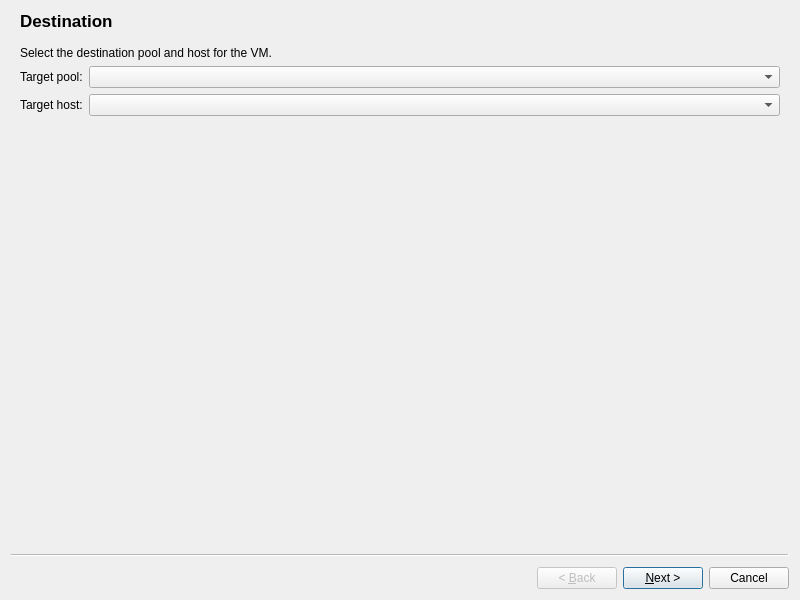
<?xml version="1.0" encoding="UTF-8"?>
<ui version="4.0">
 <class>CrossPoolMigrateWizard</class>
 <widget class="QWizard" name="CrossPoolMigrateWizard">
  <property name="geometry">
   <rect>
    <x>0</x>
    <y>0</y>
    <width>800</width>
    <height>600</height>
   </rect>
  </property>
  <property name="windowTitle">
   <string>Cross Pool Migrate Wizard</string>
  </property>
  <widget class="DestinationWizardPage" name="pageDestination">
   <property name="title">
    <string>Destination</string>
   </property>
   <layout class="QFormLayout" name="destinationLayout">
    <item row="0" column="0" colspan="2">
     <widget class="QLabel" name="destinationIntroLabel">
      <property name="text">
       <string>Select the destination pool and host for the VM.</string>
      </property>
      <property name="wordWrap">
       <bool>true</bool>
      </property>
     </widget>
    </item>
    <item row="1" column="0">
     <widget class="QLabel" name="poolLabel">
      <property name="text">
       <string>Target pool:</string>
      </property>
      <property name="buddy">
       <cstring>poolComboBox</cstring>
      </property>
     </widget>
    </item>
    <item row="1" column="1">
     <widget class="QComboBox" name="poolComboBox"/>
    </item>
    <item row="2" column="0">
     <widget class="QLabel" name="hostLabel">
      <property name="text">
       <string>Target host:</string>
      </property>
      <property name="buddy">
       <cstring>hostComboBox</cstring>
      </property>
     </widget>
    </item>
    <item row="2" column="1">
     <widget class="QComboBox" name="hostComboBox"/>
    </item>
   </layout>
  </widget>
  <widget class="StorageWizardPage" name="pageStorage">
   <property name="title">
    <string>Storage</string>
   </property>
   <layout class="QVBoxLayout" name="storageLayout">
    <item>
     <widget class="QLabel" name="storageIntroLabel">
      <property name="text">
       <string>Select storage repositories for each virtual disk.</string>
      </property>
      <property name="wordWrap">
       <bool>true</bool>
      </property>
     </widget>
    </item>
    <item>
     <widget class="QTableWidget" name="storageTable">
      <property name="columnCount">
       <number>3</number>
      </property>
      <column>
       <property name="text">
        <string>VM</string>
       </property>
      </column>
      <column>
       <property name="text">
        <string>Virtual disk</string>
       </property>
      </column>
      <column>
       <property name="text">
        <string>Target SR</string>
       </property>
      </column>
     </widget>
    </item>
   </layout>
  </widget>
  <widget class="NetworkWizardPage" name="pageNetwork">
   <property name="title">
    <string>Networking</string>
   </property>
   <layout class="QVBoxLayout" name="networkLayout">
    <item>
     <widget class="QLabel" name="networkIntroLabel">
      <property name="text">
       <string>Select networks for each virtual interface.</string>
      </property>
      <property name="wordWrap">
       <bool>true</bool>
      </property>
     </widget>
    </item>
    <item>
     <widget class="QTableWidget" name="networkTable">
      <property name="columnCount">
       <number>3</number>
      </property>
      <column>
       <property name="text">
        <string>VM</string>
       </property>
      </column>
      <column>
       <property name="text">
        <string>VIF (MAC)</string>
       </property>
      </column>
      <column>
       <property name="text">
        <string>Target Network</string>
       </property>
      </column>
     </widget>
    </item>
   </layout>
  </widget>
  <widget class="TransferWizardPage" name="pageTransfer">
   <property name="title">
    <string>Transfer Network</string>
   </property>
   <layout class="QFormLayout" name="transferLayout">
    <item row="0" column="0" colspan="2">
     <widget class="QLabel" name="transferIntroLabel">
      <property name="text">
       <string>Select the network used for transferring VM data.</string>
      </property>
      <property name="wordWrap">
       <bool>true</bool>
      </property>
     </widget>
    </item>
    <item row="1" column="0">
     <widget class="QLabel" name="transferLabel">
      <property name="text">
       <string>Transfer network:</string>
      </property>
      <property name="buddy">
       <cstring>transferNetworkComboBox</cstring>
      </property>
     </widget>
    </item>
    <item row="1" column="1">
     <widget class="QComboBox" name="transferNetworkComboBox"/>
    </item>
   </layout>
  </widget>
  <widget class="RbacWizardPage" name="pageRbac">
   <property name="title">
    <string>Permissions</string>
   </property>
   <layout class="QVBoxLayout" name="rbacLayout">
    <item>
     <widget class="QLabel" name="rbacInfoLabel">
      <property name="text">
       <string>The target connection may require permissions to perform cross-pool migration. If you do not have the required role, the operation will fail.</string>
      </property>
      <property name="wordWrap">
       <bool>true</bool>
      </property>
     </widget>
    </item>
    <item>
     <widget class="QCheckBox" name="rbacConfirmCheckBox">
      <property name="text">
       <string>I have the required permissions to continue.</string>
      </property>
     </widget>
    </item>
   </layout>
  </widget>
  <widget class="QWizardPage" name="pageFinish">
   <property name="title">
    <string>Finish</string>
   </property>
   <layout class="QVBoxLayout" name="finishLayout">
    <item>
     <widget class="QTextEdit" name="summaryTextEdit">
      <property name="readOnly">
       <bool>true</bool>
      </property>
     </widget>
    </item>
   </layout>
  </widget>
 </widget>
 <customwidgets>
  <customwidget>
   <class>DestinationWizardPage</class>
   <extends>QWizardPage</extends>
   <header>dialogs/crosspoolmigratewizardpages.h</header>
  </customwidget>
  <customwidget>
   <class>StorageWizardPage</class>
   <extends>QWizardPage</extends>
   <header>dialogs/crosspoolmigratewizardpages.h</header>
  </customwidget>
  <customwidget>
   <class>NetworkWizardPage</class>
   <extends>QWizardPage</extends>
   <header>dialogs/crosspoolmigratewizardpages.h</header>
  </customwidget>
  <customwidget>
   <class>TransferWizardPage</class>
   <extends>QWizardPage</extends>
   <header>dialogs/crosspoolmigratewizardpages.h</header>
  </customwidget>
  <customwidget>
   <class>RbacWizardPage</class>
   <extends>QWizardPage</extends>
   <header>dialogs/crosspoolmigratewizardpages.h</header>
  </customwidget>
 </customwidgets>
 <resources/>
 <connections/>
</ui>
